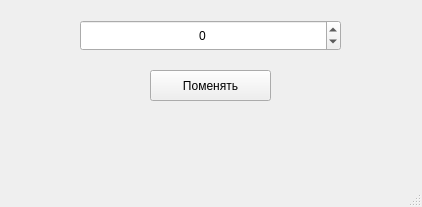
<?xml version="1.0" encoding="UTF-8"?>
<ui version="4.0">
 <class>MainWindow</class>
 <widget class="QMainWindow" name="MainWindow">
  <property name="geometry">
   <rect>
    <x>0</x>
    <y>0</y>
    <width>422</width>
    <height>207</height>
   </rect>
  </property>
  <property name="windowTitle">
   <string>MainWindow</string>
  </property>
  <widget class="QWidget" name="centralwidget">
   <widget class="QPushButton" name="pushButton">
    <property name="geometry">
     <rect>
      <x>150</x>
      <y>70</y>
      <width>121</width>
      <height>31</height>
     </rect>
    </property>
    <property name="text">
     <string>Поменять</string>
    </property>
   </widget>
   <widget class="QSpinBox" name="spinBox">
    <property name="geometry">
     <rect>
      <x>80</x>
      <y>20</y>
      <width>261</width>
      <height>31</height>
     </rect>
    </property>
    <property name="alignment">
     <set>Qt::AlignCenter</set>
    </property>
    <property name="minimum">
     <number>-999999999</number>
    </property>
    <property name="maximum">
     <number>999999999</number>
    </property>
   </widget>
   <widget class="QLabel" name="label">
    <property name="geometry">
     <rect>
      <x>80</x>
      <y>120</y>
      <width>261</width>
      <height>21</height>
     </rect>
    </property>
    <property name="text">
     <string/>
    </property>
    <property name="alignment">
     <set>Qt::AlignCenter</set>
    </property>
   </widget>
  </widget>
  <widget class="QMenuBar" name="menubar">
   <property name="geometry">
    <rect>
     <x>0</x>
     <y>0</y>
     <width>422</width>
     <height>22</height>
    </rect>
   </property>
  </widget>
  <widget class="QStatusBar" name="statusbar"/>
 </widget>
 <resources/>
 <connections/>
</ui>
